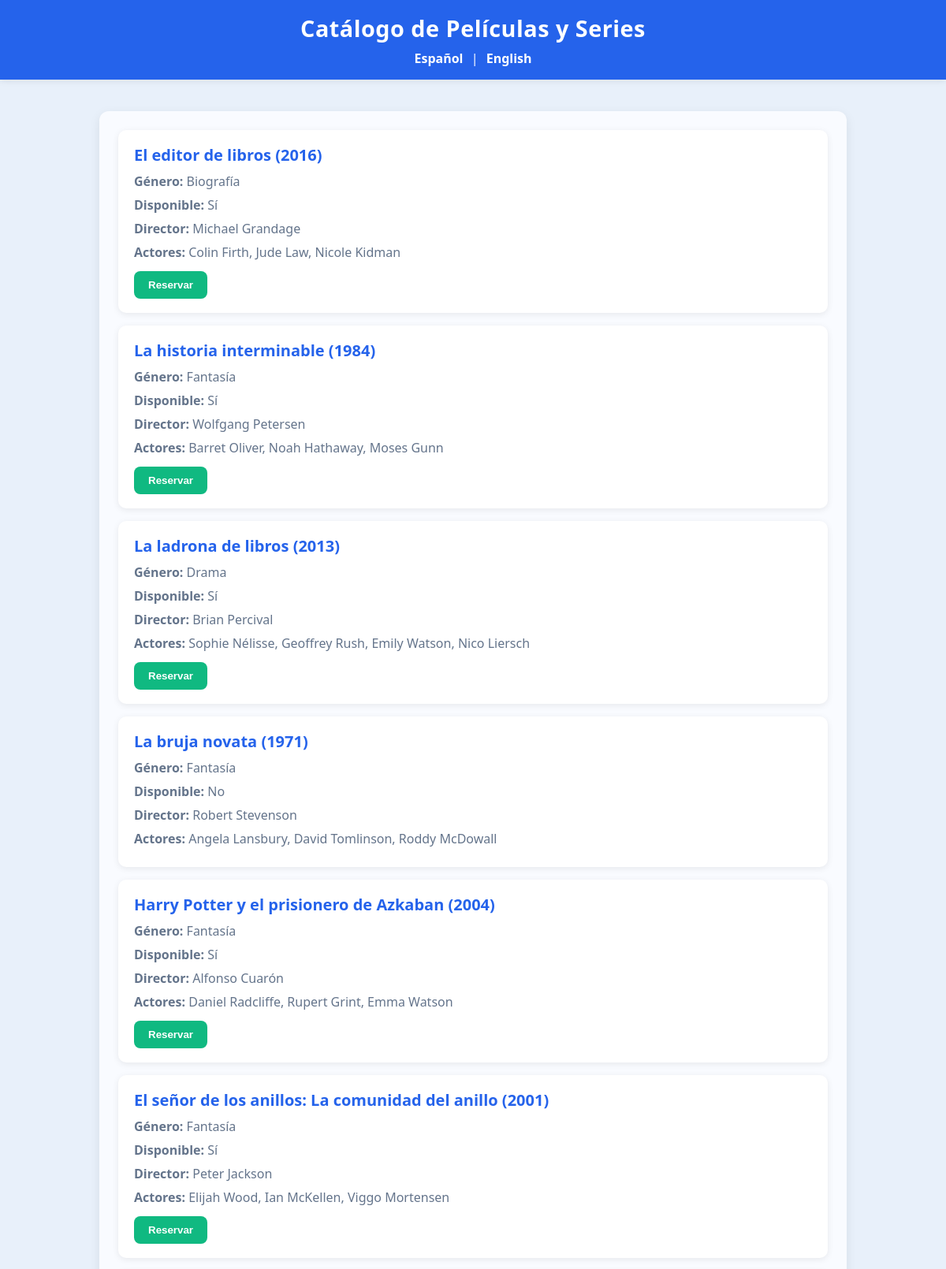
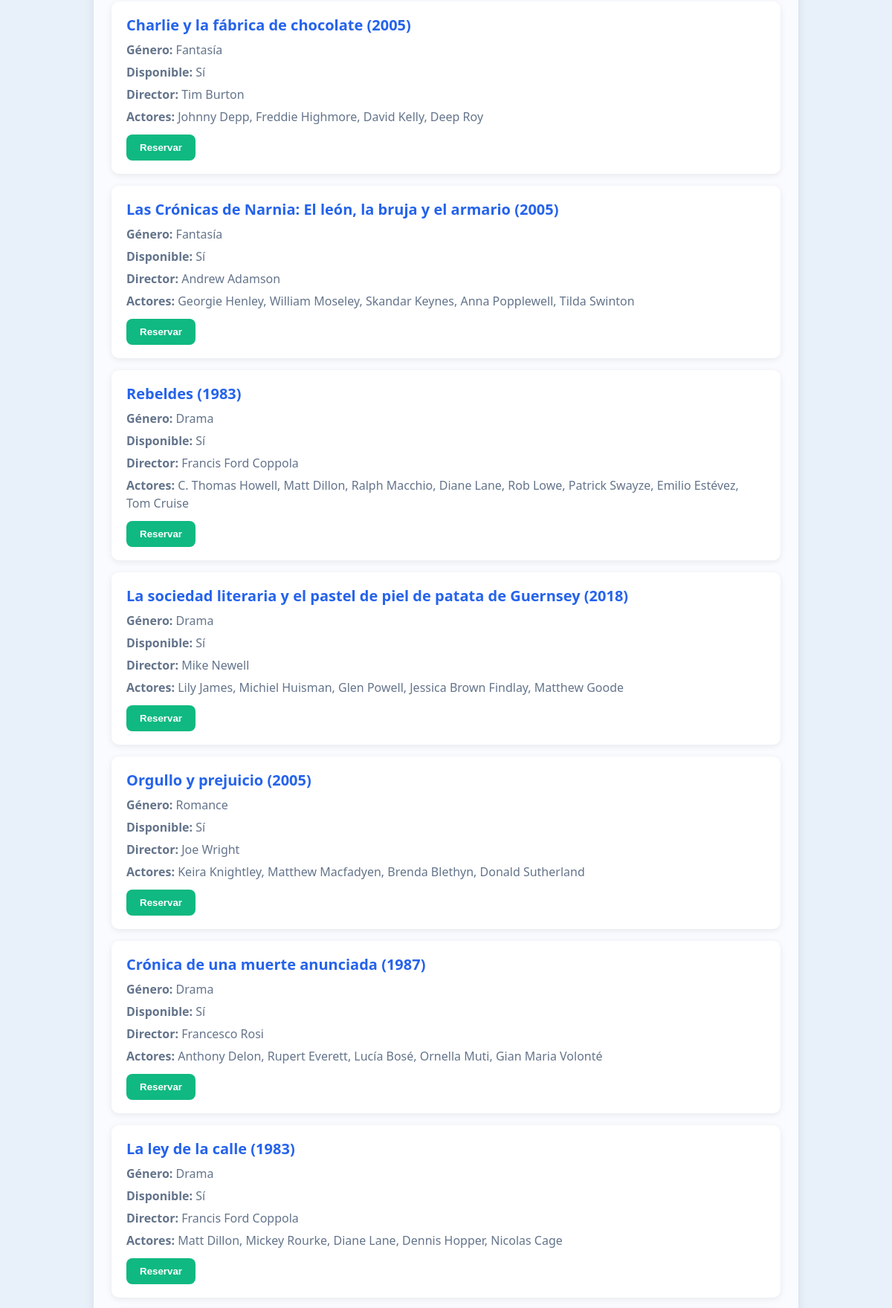
Page /peliculas_final/catalogo.php (signed in, upper part) on the committed database (2 pictures, top to bottom).
### tables this page shows
CREATE TABLE `peliculas` (
  `ID` int(11) NOT NULL,
  `Titulo` varchar(255) NOT NULL,
  `AÑO_ESTRENO` date NOT NULL,
  `DIRECTOR` varchar(255) NOT NULL,
  `ACTORES` varchar(255) NOT NULL,
  `GENERO` varchar(255) NOT NULL,
  `TIPO_ADAPTACION` varchar(255) NOT NULL,
  `ADAPTACION_ID` int(11) DEFAULT NULL,
  `DISPONIBLE` tinyint(1) DEFAULT 1
);

### peliculas_final/obtener_peliculas.php (called while the page is built)
<?php
function obtenerPeliculas($conexion) {
    $sql = "SELECT * FROM Peliculas";
    $resultado = $conexion->query($sql);
    $peliculas = [];
    if ($resultado) {
        while ($fila = $resultado->fetch_assoc()) {
            $peliculas[] = $fila;
        }
    }
    return $peliculas;
}
?>

### peliculas_final/catalogo.php (the view, shortened to what this page needs)
<?php
include "internacionalizacion.php";
include "conexion_db.php";
include "obtener_peliculas.php";
$producto_tipo = $_SESSION['producto_tipo'] ?? "pelicula";
$genero_filtro = $_SESSION['genero'] ?? "";
$anio_filtro = $_SESSION['anio'] ?? "";
$director_filtro = $_SESSION['director'] ?? "";
$titulo_filtro = $_SESSION['titulo'] ?? "";
class Producto {
    public $titulo;
    public $genero;
    public $anio;
    public $disponible;
    public function __construct($titulo, $genero, $anio, $disponible, $id = null) {
        $this->titulo = $titulo;
        $this->genero = $genero;
        $this->anio = $anio;
        $this->disponible = $disponible;
    }
    public function mostrarInfo() {
        return "<h2>" . $this->titulo . " (" . $this->anio . ")</h2>
                <p><strong>Género:</strong> " . $this->genero . "</p>
                <p><strong>Disponible:</strong> " . ($this->disponible ? "Sí" : "No") . "</p>";
    }
}
class pelicula extends Producto {
    public $director;
    public $actores;
    public function __construct($titulo, $director, $actores, $anio, $genero, $disponible, $id = null){
        $this->director = $director;
        $this->actores = $actores;
    }
    public function mostrarInfo(){
        return Producto::mostrarInfo() .
               "<p><strong>Director:</strong> " . $this->director . "</p>" .
               "<p><strong>Actores:</strong> " . $this->actores . "</p>";
    }
}
if (!isset($_SESSION['peliculas_catalogo'])) {
    $datos = obtenerPeliculas($conexion);
}
?>
<!DOCTYPE html>
<html>
<head>
</head>
<body>
<header>
    <h1><?php
    if($producto_tipo === "libro"){
        echo $traducciones["tituloCatalogoLibros"];
    } else {
        echo $traducciones["tituloCatalogoPeliculasYseries"];
    }
    ?></h1>
    <div class="lang-selector">
        <a href="?lang=es">Español</a> |
        <a href="?lang=en">English</a>
    </div>
</header>
<div class="container">
    <?php
        $contador_resultados = 0;
        if ($producto_tipo === "libro") {
            foreach ($_SESSION['libros_catalogo'] ?? [] as $libro) {
                if (($genero_filtro === "" || $libro->genero === $genero_filtro) &&
                    ($anio_filtro === "" || $libro->anio == $anio_filtro) &&
                    ($director_filtro === "" || stripos($libro->autor_nombre, $director_filtro) !== false) &&
                    ($titulo_filtro === "" || stripos($libro->titulo, $titulo_filtro) !== false)) {
                    echo "<div class='pelicula'>";
                    echo $libro->mostrarInfo();
                    if ($libro->disponible) {
                        echo "<form action='reservar.php' method='POST' style='margin-top:12px;'>";
                        echo "<input type='hidden' name='producto_id' value='" . $libro->id . "'>";
                        echo "<input type='hidden' name='producto_tipo' value='libro'>";
                        echo "<input type='submit' value='Reservar' style='background:#10b981; color:#fff; padding:10px 18px; border:none; border-radius:8px; cursor:pointer; font-weight:600;'>";
                        echo "</form>";
                    }
                    echo "</div>";
                    $contador_resultados++;
                }
            }
        }
        else {
            foreach ($_SESSION['peliculas_catalogo'] ?? [] as $pelicula) {
                $es_tipo_correcto = true;
                if ($producto_tipo === "pelicula" && $pelicula instanceof serie) {
                    $es_tipo_correcto = false;
                }
                elseif ($producto_tipo === "serie" && !($pelicula instanceof serie)) {
                    $es_tipo_correcto = false;
                }
                if ($es_tipo_correcto &&
                    ($genero_filtro === "" || $pelicula->genero === $genero_filtro) &&
                    ($anio_filtro === "" || $pelicula->anio == $anio_filtro) &&
                    ($director_filtro === "" || stripos($pelicula->director, $director_filtro) !== false) &&
                    ($titulo_filtro === "" || stripos($pelicula->titulo, $titulo_filtro) !== false)) {
                    echo "<div class='pelicula'>";
                    echo $pelicula->mostrarInfo();
                    if ($pelicula->disponible) {
                        echo "<form action='reservar.php' method='POST' style='margin-top:12px;'>";
                        echo "<input type='submit' value='". $traducciones["reservar"]."' style='background:#10b981; color:#fff; padding:10px 18px; border:none; border-radius:8px; cursor:pointer; font-weight:600;'>";
                        echo "</form>";
                    }
                    echo "</div>";
                }
            }
        }
    ?>
</div>
</body>
</html>

### peliculas_final/catalogo.php (style rules this page uses)
:root { --bg: #e8f0fa; --card: #ffffff; --text: #1e293b; --muted: #64748b; --accent: #2563eb; --accent-hover: #1d4ed8; --shadow: rgba(0, 0, 0, 0.08); }
body { margin: 0; font-family: "Segoe UI", Roboto, Helvetica, Arial, sans-serif; background: var(--bg); color: var(--text); padding: 0; }
header { background: var(--accent); color: #fff; padding: 16px 0; text-align: center; box-shadow: 0 2px 8px var(--shadow); }
header h1 { margin: 0; font-size: 1.8rem; letter-spacing: 0.5px; }
.lang-selector { margin-top: 8px; }
.lang-selector a { color: #fff; text-decoration: none; margin: 0 6px; font-weight: 600; transition: opacity 0.2s; }
.container { max-width: 900px; margin: 40px auto; background: #f9fbff; border-radius: 12px; padding: 24px; box-shadow: 0 4px 14px var(--shadow); }
.pelicula { background: var(--card); border-radius: 10px; padding: 18px 20px; box-shadow: 0 2px 8px var(--shadow); margin-bottom: 16px; transition: transform 0.2s, box-shadow 0.2s; }
h2 { margin: 0 0 8px 0; font-size: 1.25rem; color: var(--accent); }
p { margin: 6px 0; color: var(--muted); line-height: 1.5; }
a.boton, input[type="submit"] { display: inline-block; background: var(--accent); color: #fff; text-decoration: none; padding: 10px 18px; border-radius: 8px; font-weight: 600; transition: background 0.2s, transform 0.2s; border: none; cursor: pointer; }

### rows in the picture
peliculas: Titulo "El editor de libros", AÑO_ESTRENO "2016", GENERO "Biografía", DISPONIBLE "Sí", DIRECTOR "Michael Grandage", ACTORES "Colin Firth, Jude Law, Nicole Kidman"
peliculas: Titulo "La historia interminable", AÑO_ESTRENO "1984", GENERO "Fantasía", DISPONIBLE "Sí", DIRECTOR "Wolfgang Petersen", ACTORES "Barret Oliver, Noah Hathaway, Moses Gunn"
peliculas: Titulo "La ladrona de libros", AÑO_ESTRENO "2013", GENERO "Drama", DISPONIBLE "Sí", DIRECTOR "Brian Percival", ACTORES "Sophie Nélisse, Geoffrey Rush, Emily Watson, Nico Liersch"
peliculas: Titulo "La bruja novata", AÑO_ESTRENO "1971", GENERO "Fantasía", DISPONIBLE "No", DIRECTOR "Robert Stevenson", ACTORES "Angela Lansbury, David Tomlinson, Roddy McDowall"
peliculas: Titulo "Harry Potter y el prisionero de Azkaban", AÑO_ESTRENO "2004", GENERO "Fantasía", DISPONIBLE "Sí", DIRECTOR "Alfonso Cuarón", ACTORES "Daniel Radcliffe, Rupert Grint, Emma Watson"
peliculas: Titulo "El señor de los anillos: La comunidad del anillo", AÑO_ESTRENO "2001", GENERO "Fantasía", DISPONIBLE "Sí", DIRECTOR "Peter Jackson", ACTORES "Elijah Wood, Ian McKellen, Viggo Mortensen"
peliculas: Titulo "Charlie y la fábrica de chocolate", AÑO_ESTRENO "2005", GENERO "Fantasía", DISPONIBLE "Sí", DIRECTOR "Tim Burton", ACTORES "Johnny Depp, Freddie Highmore, David Kelly, Deep Roy"
peliculas: Titulo "Las Crónicas de Narnia: El león, la bruja y el armario", AÑO_ESTRENO "2005", GENERO "Fantasía", DISPONIBLE "Sí", DIRECTOR "Andrew Adamson", ACTORES "Georgie Henley, William Moseley, Skandar Keynes, Anna Popplewell, Tilda Swinton"
peliculas: Titulo "Rebeldes", AÑO_ESTRENO "1983", GENERO "Drama", DISPONIBLE "Sí", DIRECTOR "Francis Ford Coppola", ACTORES "C. Thomas Howell, Matt Dillon, Ralph Macchio, Diane Lane, Rob Lowe, Patrick Swayze, Emilio Estévez, Tom Cruise"
peliculas: Titulo "La sociedad literaria y el pastel de piel de patata de Guernsey", AÑO_ESTRENO "2018", GENERO "Drama", DISPONIBLE "Sí", DIRECTOR "Mike Newell", ACTORES "Lily James, Michiel Huisman, Glen Powell, Jessica Brown Findlay, Matthew Goode"
peliculas: Titulo "Orgullo y prejuicio", AÑO_ESTRENO "2005", GENERO "Romance", DISPONIBLE "Sí", DIRECTOR "Joe Wright", ACTORES "Keira Knightley, Matthew Macfadyen, Brenda Blethyn, Donald Sutherland"
peliculas: Titulo "Crónica de una muerte anunciada", AÑO_ESTRENO "1987", GENERO "Drama", DISPONIBLE "Sí", DIRECTOR "Francesco Rosi", ACTORES "Anthony Delon, Rupert Everett, Lucía Bosé, Ornella Muti, Gian Maria Volonté"
peliculas: Titulo "La ley de la calle", AÑO_ESTRENO "1983", GENERO "Drama", DISPONIBLE "Sí", DIRECTOR "Francis Ford Coppola", ACTORES "Matt Dillon, Mickey Rourke, Diane Lane, Dennis Hopper, Nicolas Cage"

### other values in the picture
$traducciones["tituloCatalogoPeliculasYseries"] "Catálogo de Películas y Series"
